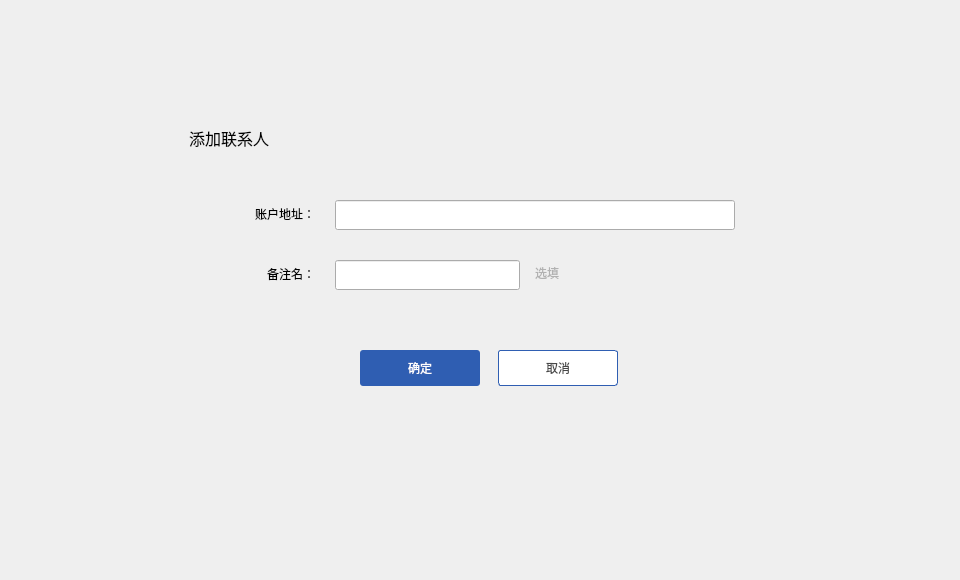
<?xml version="1.0" encoding="UTF-8"?>
<ui version="4.0">
 <class>AddContactDialog</class>
 <widget class="QDialog" name="AddContactDialog">
  <property name="geometry">
   <rect>
    <x>0</x>
    <y>0</y>
    <width>960</width>
    <height>580</height>
   </rect>
  </property>
  <property name="font">
   <font>
    <family>微软雅黑</family>
   </font>
  </property>
  <property name="windowTitle">
   <string>Dialog</string>
  </property>
  <widget class="QWidget" name="widget" native="true">
   <property name="geometry">
    <rect>
     <x>0</x>
     <y>0</y>
     <width>960</width>
     <height>580</height>
    </rect>
   </property>
   <widget class="QWidget" name="containerWidget" native="true">
    <property name="geometry">
     <rect>
      <x>165</x>
      <y>110</y>
      <width>650</width>
      <height>360</height>
     </rect>
    </property>
    <widget class="QToolButton" name="cancelBtn">
     <property name="geometry">
      <rect>
       <x>333</x>
       <y>240</y>
       <width>120</width>
       <height>36</height>
      </rect>
     </property>
     <property name="font">
      <font>
       <family>微软雅黑</family>
      </font>
     </property>
     <property name="cursor">
      <cursorShape>PointingHandCursor</cursorShape>
     </property>
     <property name="focusPolicy">
      <enum>Qt::NoFocus</enum>
     </property>
     <property name="styleSheet">
      <string notr="true">QToolButton{background-color:#ffffff;color:#484848;border:1px solid rgb(47,94,178);border-radius:3px;}
QToolButton:hover{color:rgb(0, 26, 73);}</string>
     </property>
     <property name="text">
      <string>取消</string>
     </property>
    </widget>
    <widget class="QLabel" name="contactLabel2">
     <property name="geometry">
      <rect>
       <x>24</x>
       <y>17</y>
       <width>171</width>
       <height>21</height>
      </rect>
     </property>
     <property name="font">
      <font>
       <family>微软雅黑</family>
       <pointsize>12</pointsize>
      </font>
     </property>
     <property name="styleSheet">
      <string notr="true"/>
     </property>
     <property name="text">
      <string>添加联系人</string>
     </property>
    </widget>
    <widget class="QLabel" name="label_2">
     <property name="geometry">
      <rect>
       <x>30</x>
       <y>93</y>
       <width>120</width>
       <height>21</height>
      </rect>
     </property>
     <property name="font">
      <font>
       <family>微软雅黑</family>
       <pointsize>9</pointsize>
      </font>
     </property>
     <property name="text">
      <string>账户地址：</string>
     </property>
     <property name="alignment">
      <set>Qt::AlignRight|Qt::AlignTrailing|Qt::AlignVCenter</set>
     </property>
    </widget>
    <widget class="QLabel" name="label">
     <property name="geometry">
      <rect>
       <x>80</x>
       <y>153</y>
       <width>70</width>
       <height>21</height>
      </rect>
     </property>
     <property name="font">
      <font>
       <family>微软雅黑</family>
       <pointsize>9</pointsize>
      </font>
     </property>
     <property name="text">
      <string>备注名：</string>
     </property>
     <property name="alignment">
      <set>Qt::AlignRight|Qt::AlignTrailing|Qt::AlignVCenter</set>
     </property>
    </widget>
    <widget class="QLineEdit" name="addressLineEdit">
     <property name="geometry">
      <rect>
       <x>170</x>
       <y>90</y>
       <width>400</width>
       <height>30</height>
      </rect>
     </property>
     <property name="font">
      <font>
       <family>微软雅黑</family>
       <pointsize>9</pointsize>
      </font>
     </property>
    </widget>
    <widget class="QLineEdit" name="remarkLineEdit">
     <property name="geometry">
      <rect>
       <x>170</x>
       <y>150</y>
       <width>185</width>
       <height>30</height>
      </rect>
     </property>
     <property name="font">
      <font>
       <family>微软雅黑</family>
       <pointsize>9</pointsize>
      </font>
     </property>
    </widget>
    <widget class="QLabel" name="tipLabel2">
     <property name="geometry">
      <rect>
       <x>177</x>
       <y>123</y>
       <width>16</width>
       <height>16</height>
      </rect>
     </property>
     <property name="text">
      <string/>
     </property>
    </widget>
    <widget class="QToolButton" name="okBtn">
     <property name="geometry">
      <rect>
       <x>195</x>
       <y>240</y>
       <width>120</width>
       <height>36</height>
      </rect>
     </property>
     <property name="font">
      <font>
       <family>微软雅黑</family>
      </font>
     </property>
     <property name="cursor">
      <cursorShape>PointingHandCursor</cursorShape>
     </property>
     <property name="focusPolicy">
      <enum>Qt::NoFocus</enum>
     </property>
     <property name="styleSheet">
      <string notr="true">QToolButton{background-color:rgb(47,94,178);color:#ffffff;border:none;border-radius:3px;}
QToolButton:hover{background-color:rgb(0, 26, 73);}
</string>
     </property>
     <property name="text">
      <string>确定</string>
     </property>
    </widget>
    <widget class="QLabel" name="tipLabel">
     <property name="geometry">
      <rect>
       <x>200</x>
       <y>123</y>
       <width>261</width>
       <height>16</height>
      </rect>
     </property>
     <property name="font">
      <font>
       <family>微软雅黑</family>
      </font>
     </property>
     <property name="styleSheet">
      <string notr="true">color: rgb(255, 0, 0);</string>
     </property>
     <property name="text">
      <string/>
     </property>
    </widget>
    <widget class="QLabel" name="label_3">
     <property name="geometry">
      <rect>
       <x>370</x>
       <y>155</y>
       <width>60</width>
       <height>16</height>
      </rect>
     </property>
     <property name="font">
      <font>
       <family>微软雅黑</family>
      </font>
     </property>
     <property name="styleSheet">
      <string notr="true">color: rgb(177, 177, 177);</string>
     </property>
     <property name="text">
      <string>选填</string>
     </property>
    </widget>
    <widget class="QLabel" name="gifLabel">
     <property name="geometry">
      <rect>
       <x>580</x>
       <y>96</y>
       <width>18</width>
       <height>18</height>
      </rect>
     </property>
     <property name="text">
      <string/>
     </property>
    </widget>
    <widget class="QLabel" name="tipLabel4">
     <property name="geometry">
      <rect>
       <x>177</x>
       <y>190</y>
       <width>16</width>
       <height>16</height>
      </rect>
     </property>
     <property name="text">
      <string/>
     </property>
    </widget>
    <widget class="QLabel" name="tipLabel3">
     <property name="geometry">
      <rect>
       <x>200</x>
       <y>190</y>
       <width>261</width>
       <height>16</height>
      </rect>
     </property>
     <property name="font">
      <font>
       <family>微软雅黑</family>
      </font>
     </property>
     <property name="styleSheet">
      <string notr="true">color: rgb(255, 0, 0);</string>
     </property>
     <property name="text">
      <string/>
     </property>
    </widget>
   </widget>
  </widget>
 </widget>
 <tabstops>
  <tabstop>addressLineEdit</tabstop>
  <tabstop>remarkLineEdit</tabstop>
  <tabstop>cancelBtn</tabstop>
 </tabstops>
 <resources/>
 <connections/>
</ui>
